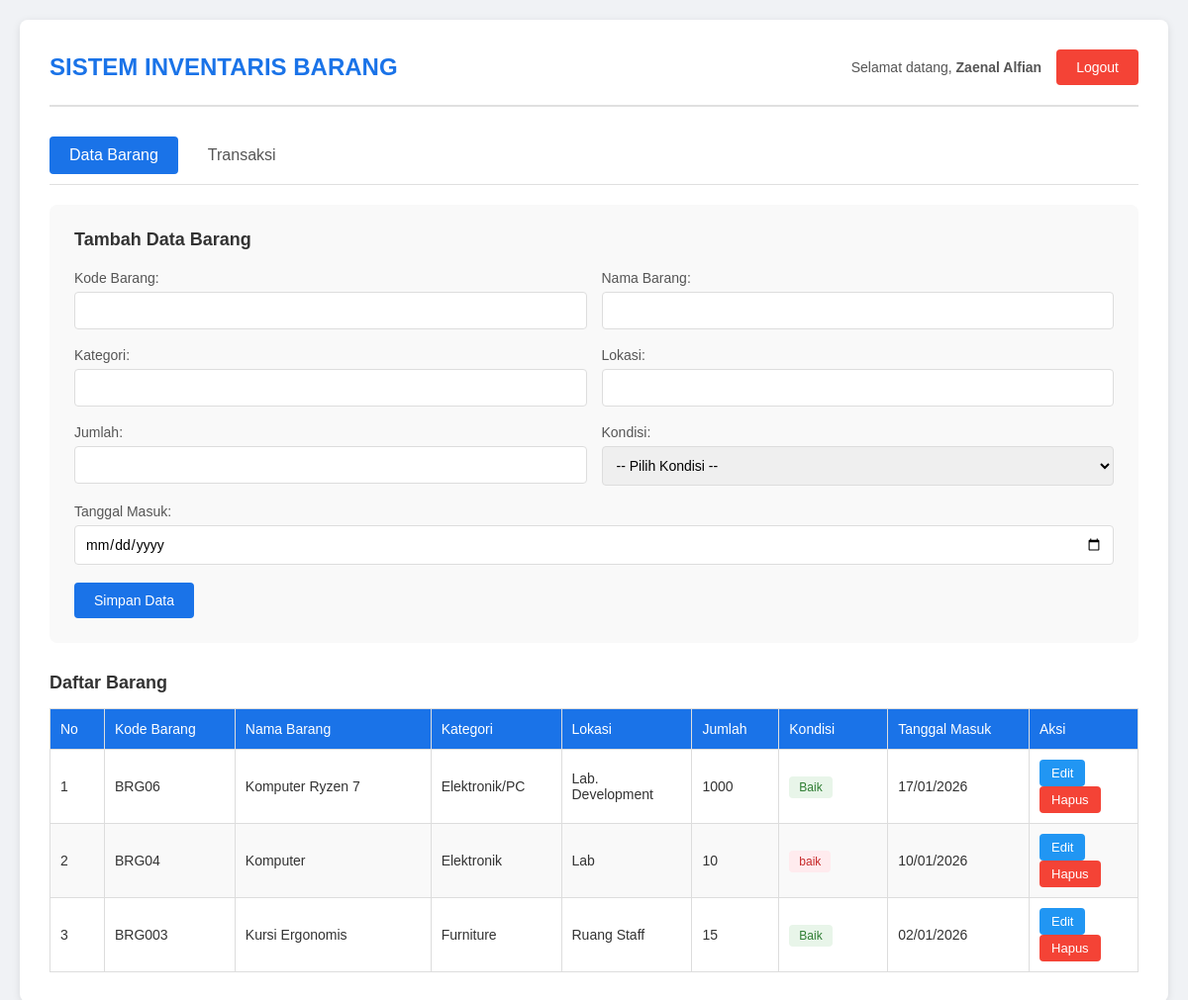
Page /sample/index.php (signed in) on the committed database.
### tables this page shows
CREATE TABLE `items` (
  `id` int(50) NOT NULL,
  `kode_barang` varchar(50) NOT NULL,
  `nama_barang` varchar(100) NOT NULL,
  `kategori` varchar(100) NOT NULL,
  `lokasi` varchar(100) DEFAULT NULL,
  `jumlah` int(200) NOT NULL,
  `kondisi` varchar(20) DEFAULT NULL,
  `tanggal_masuk` date NOT NULL,
  `harga_satuan` decimal(10,2) DEFAULT 0.00
);

### sample/index.php (the view, shortened to what this page needs)
<?php
  include 'koneksi.php';
  $id = "";
  $kode_barang = "";
  $nama_barang = "";
  $kategori = "";
  $lokasi = "";
  $jumlah = "";
  $tanggal_masuk = "";
?>
<!DOCTYPE html>
<html lang="id">
  <head>
    <link rel="stylesheet" href="styles/style.css">
  </head>
  <body>
    <div class="container">
        <div class="header">
            <h2>SISTEM INVENTARIS BARANG</h2>
            <div class="user-info">
                <span>Selamat datang, <strong><?= $_SESSION['nama_lengkap']; ?></strong></span>
                <a href="logout.php" class="btn btn-danger">Logout</a>
            </div>
        </div>
        <div class="nav-menu">
            <a href="index.php" class="active">Data Barang</a>
            <a href="transaksi.php">Transaksi</a>
        </div>
        <div class="form-section">
            <h3><?php echo $id ? "Edit Data Barang" : "Tambah Data Barang"; ?></h3>
            <form action="proses.php" method="POST">
                <div class="form-row">
                    <div class="form-group">
                        <label for="kode_barang">Kode Barang:</label>
                        <input type="text" id="kode_barang" name="kode_barang" value="<?= $kode_barang; ?>" required>
                    </div>
                    <div class="form-group">
                        <label for="nama_barang">Nama Barang:</label>
                        <input type="text" id="nama_barang" name="nama_barang" value="<?= $nama_barang; ?>" required>
                    </div>
                </div>
                <div class="form-row">
                    <div class="form-group">
                        <label for="kategori">Kategori:</label>
                        <input type="text" id="kategori" name="kategori" value="<?= $kategori; ?>" required>
                    </div>
                    <div class="form-group">
                        <label for="lokasi">Lokasi:</label>
                        <input type="text" id="lokasi" name="lokasi" value="<?= $lokasi; ?>" required>
                    </div>
                </div>
                <div class="form-row">
                    <div class="form-group">
                        <label for="jumlah">Jumlah:</label>
                        <input type="number" id="jumlah" name="jumlah" value="<?= $jumlah; ?>" required>
                    </div>
                    <div class="form-group">
                        <label for="kondisi">Kondisi:</label>
                        <select id="kondisi" name="kondisi" required>
                            <option value="">-- Pilih Kondisi --</option>
                        </select>
                    </div>
                </div>
                <div class="form-group">
                    <label for="tanggal_masuk">Tanggal Masuk:</label>
                    <input type="date" id="tanggal_masuk" name="tanggal_masuk" value="<?= $tanggal_masuk; ?>" required>
                </div>
                <button type="submit" name="<?= $id ? 'update' : 'simpan'; ?>" class="btn btn-primary">
                    <?= $id ? 'Update Data' : 'Simpan Data'; ?>
                </button>
            </form>
        </div>
        <div class="table-section">
            <h3>Daftar Barang</h3>
            <table>
                <thead>
                    <tr>
                        <th style="width: 5%;">No</th>
                        <th style="width: 12%;">Kode Barang</th>
                        <th style="width: 18%;">Nama Barang</th>
                        <th style="width: 12%;">Kategori</th>
                        <th style="width: 12%;">Lokasi</th>
                        <th style="width: 8%;">Jumlah</th>
                        <th style="width: 10%;">Kondisi</th>
                        <th style="width: 13%;">Tanggal Masuk</th>
                        <th style="width: 10%;">Aksi</th>
                    </tr>
                </thead>
                <tbody>
                    <?php
                    $query = "SELECT * FROM items ORDER BY id DESC";
                    $result = mysqli_query($koneksi, $query);
                    if (mysqli_num_rows($result) > 0) {
                        $no = 1;
                        while ($row = mysqli_fetch_assoc($result)) {
                            $kondisi_class = $row['kondisi'] == 'Baik' ? 'badge-success' : 'badge-danger';
                            echo "<tr>";
                            echo "<td>" . $no++ . "</td>";
                            echo "<td>" . $row['kode_barang'] . "</td>";
                            echo "<td>" . $row['nama_barang'] . "</td>";
                            echo "<td>" . $row['kategori'] . "</td>";
                            echo "<td>" . $row['lokasi'] . "</td>";
                            echo "<td>" . $row['jumlah'] . "</td>";
                            echo "<td><span class='badge " . $kondisi_class . "'>" . $row['kondisi'] . "</span></td>";
                            echo "<td>" . date('d/m/Y', strtotime($row['tanggal_masuk'])) . "</td>";
                            echo "<td>
                                    <a href='index.php?edit=" . $row['id'] . "' class='btn btn-edit'>Edit</a>
                                    <a href='proses.php?hapus=" . $row['id'] . "' class='btn btn-delete' onclick='return confirm(\"Yakin ingin menghapus?\");'>Hapus</a>
                                  </td>";
                            echo "</tr>";
                        }
                    } else {
                        echo "<tr><td colspan='9' class='text-center'>Tidak ada data</td></tr>";
                    }
                    ?>
                </tbody>
            </table>
        </div>
    </div>
  </body>
</html>

### sample/styles/style.css (style rules this page uses)
* { margin: 0; padding: 0; box-sizing: border-box; }
body { font-family: Arial, sans-serif; background: #f0f2f5; padding: 20px; }
.container { max-width: 1200px; margin: 0 auto; background: white; padding: 30px; border-radius: 8px; box-shadow: 0 2px 8px rgba(0, 0, 0, 0.1); }
.header { display: flex; justify-content: space-between; align-items: center; margin-bottom: 30px; padding-bottom: 20px; border-bottom: 2px solid #e0e0e0; }
.header h2 { color: #1a73e8; font-size: 24px; margin: 0; }
.user-info { display: flex; align-items: center; gap: 15px; }
.user-info span { color: #555; font-size: 14px; }
.nav-menu { display: flex; gap: 10px; margin-bottom: 20px; border-bottom: 1px solid #e0e0e0; padding-bottom: 10px; }
.nav-menu a { padding: 10px 20px; text-decoration: none; color: #555; border-radius: 4px; transition: all 0.3s; }
.nav-menu a.active { background: #1a73e8; color: white; }
.btn { padding: 10px 20px; border: none; border-radius: 4px; cursor: pointer; font-size: 14px; text-decoration: none; display: inline-block; }
.btn-primary { background: #1a73e8; color: white; }
.btn-danger { background: #f44336; color: white; }
.btn-edit { background: #2196F3; color: white; padding: 6px 12px; font-size: 13px; }
.btn-delete { background: #f44336; color: white; padding: 6px 12px; font-size: 13px; }
.form-section { background: #f9f9f9; padding: 25px; border-radius: 8px; margin-bottom: 30px; }
.form-section h3 { color: #333; margin-bottom: 20px; font-size: 18px; }
.form-group { margin-bottom: 18px; }
.form-row { display: grid; grid-template-columns: repeat(2, 1fr); gap: 15px; }
label { display: block; margin-bottom: 6px; color: #555; font-size: 14px; font-weight: 500; }
input[type="text"], input[type="number"], input[type="date"], select, textarea { width: 100%; padding: 10px; border: 1px solid #ddd; border-radius: 4px; font-size: 14px; font-family: Arial, sans-serif; }
.table-section h3 { color: #333; margin-bottom: 15px; font-size: 18px; }
table { width: 100%; border-collapse: collapse; margin-top: 10px; }
table, th, td { border: 1px solid #ddd; }
th { background: #1a73e8; color: white; padding: 12px 10px; text-align: left; font-size: 14px; font-weight: 500; }
td { padding: 10px; font-size: 14px; color: #333; }
tr:nth-child(even) { background: #f9f9f9; }
.badge { padding: 4px 10px; border-radius: 4px; font-size: 12px; font-weight: 500; }
.badge-success { background: #e8f5e9; color: #2e7d32; }
.badge-danger { background: #ffebee; color: #c62828; }

### rows in the picture
items: kode_barang "BRG06", nama_barang "Komputer Ryzen 7", kategori "Elektronik/PC", lokasi "Lab. Development", jumlah "1000", kondisi "Baik", tanggal_masuk "17/01/2026"
items: kode_barang "BRG04", nama_barang "Komputer", kategori "Elektronik", lokasi "Lab", jumlah "10", kondisi "baik", tanggal_masuk "10/01/2026"
items: kode_barang "BRG003", nama_barang "Kursi Ergonomis", kategori "Furniture", lokasi "Ruang Staff", jumlah "15", kondisi "Baik", tanggal_masuk "02/01/2026"

### other values in the picture
$_SESSION['nama_lengkap'] "Zaenal Alfian"
